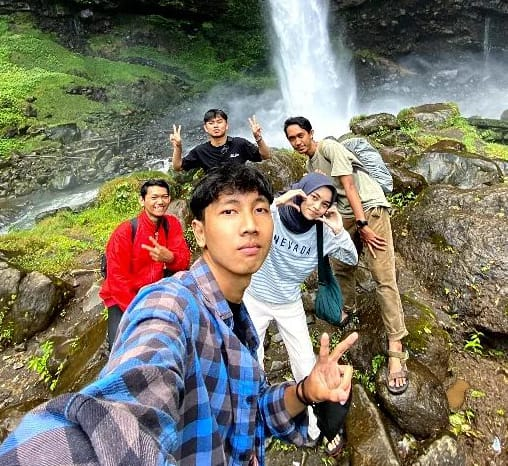
#> input picture aadc.jpeg, 508 x 466 px
$ python prak9.4.py   (older library calls are emulated)
#> lines starting #> are read from the running program, lines starting #| are printed output that depends on the picture
import cv2
from matplotlib import pyplot as plt

img0 = cv2.imread('aadc.jpeg')
#> img0 is the input picture: shape (466, 508, 3); mean B, G, R 103, 118.7, 122.6

gray = cv2.cvtColor(img0, cv2.COLOR_BGR2GRAY)
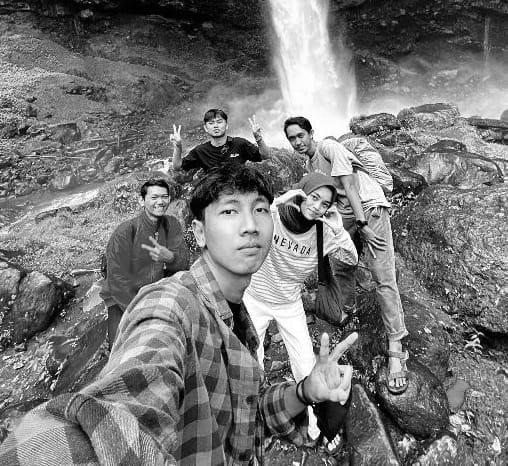
#> gray: shape (466, 508); min 0, max 255, mean 118.1

img = cv2.GaussianBlur(gray, (3, 3), 0)

laplacian = cv2.Laplacian(img, cv2.CV_64F)
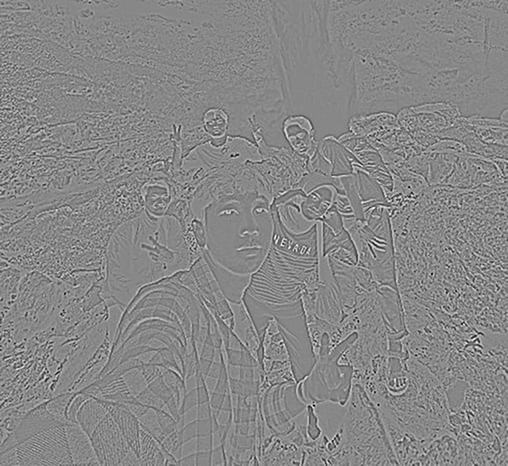
#> laplacian: shape (466, 508) float64; min -158, max 139, mean 0; drawn with min black and max white

plt.subplot(1, 2, 1), plt.imshow(img, cmap='gray')
plt.title('Original'), plt.xticks([]), plt.yticks([])
plt.subplot(1, 2, 2), plt.imshow(laplacian, cmap='gray')
plt.title('Laplacian'), plt.xticks([]), plt.yticks([])
plt.show()
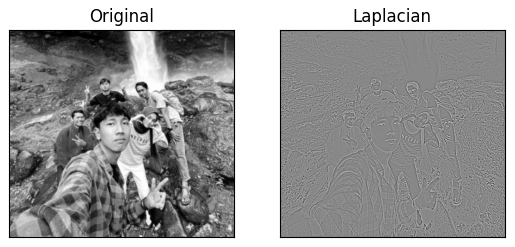
#> figure drawn by matplotlib, 2 panels
